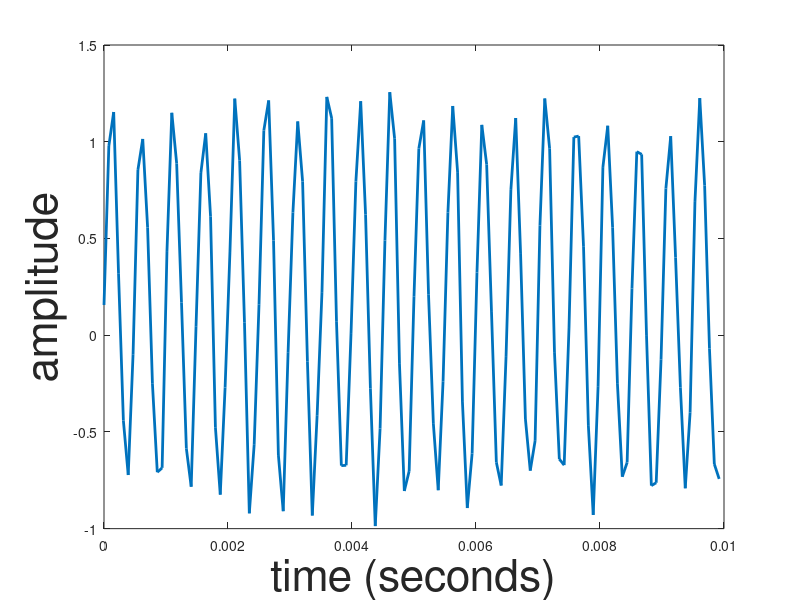
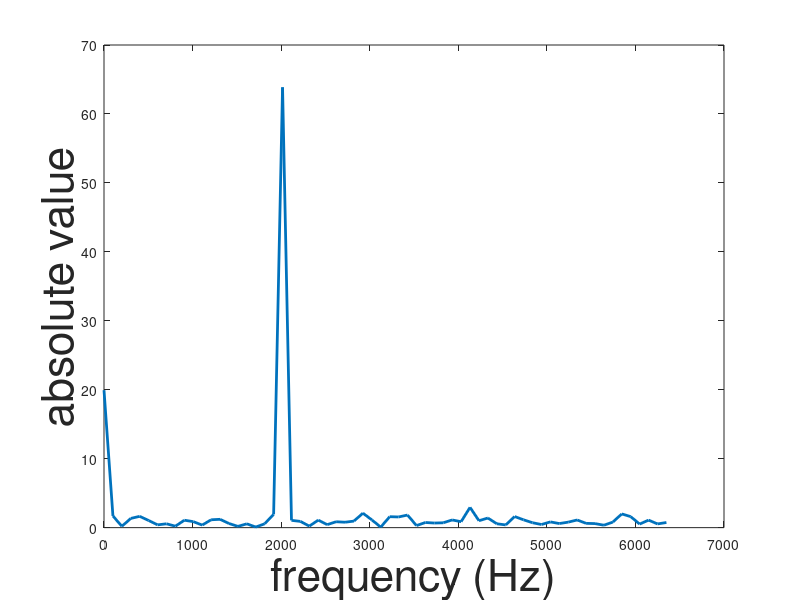

Write the MATLAB code that produced these figures, in order.
%% Simulate a sine wave + noise in MATLAB and see the effect of SNR on both time domain and frequency domain
% role: important.
% status : complete

%% Basic setup
clc;
close all;

%% Initialising variables
f                   = 2000; %the main frequency
Fs                = 12800;  %sampling frequency
Ts                 = 1/Fs;  %sampling interval
N                  = 128;   %number of intervals

SNR             = 10;                                     %signal to noise ratio
SNR_weight = 10^(-1*SNR*0.05);          %SNR multiplying factor

t          = (0:N-1)*Ts;                                 %time matrix
new_mat    = zeros(1,N);                          %initialising noise included signal

%% creating the sine wave
y = sin(2*pi*f*t);                                       %signal vector

%% adding the noise
new_mat = y + SNR_weight*rand(1,N);   %noise included signal vector

%% plotting the wave in the time domain
time_axis = linspace(0,(N-1)*Ts,N);         %creating the time axis

figure(1)
plot(time_axis,new_mat,'linewidth',2);     %plotting the signal in time domain
xlabel('time (seconds)','FontSize',32)
ylabel('amplitude','FontSize',32)

%% taking the fourier transform
NFFT = N;                                               %number of frequency samples
fend = (NFFT-1)*Fs/NFFT;                      %finding the end frequency
w_axis = linspace(0,fend/2,NFFT/2);      %creating the spacing

Fourier = fft(new_mat,NFFT);                 %taking the fourier transform

%% plotting the frequency domain
w = 1:NFFT/2;
figure(2)
plot(w_axis,abs(Fourier(1,w)),'linewidth',2);              %plotting the fourier matrix
xlabel('frequency (Hz)','FontSize',32)
ylabel('absolute value','FontSize',32)


